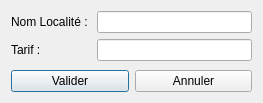
<?xml version="1.0" encoding="UTF-8"?>
<ui version="4.0">
 <class>UIDestination</class>
 <widget class="QDialog" name="UIDestination">
  <property name="geometry">
   <rect>
    <x>0</x>
    <y>0</y>
    <width>263</width>
    <height>103</height>
   </rect>
  </property>
  <property name="windowTitle">
   <string>Destination</string>
  </property>
  <layout class="QVBoxLayout" name="verticalLayout">
   <item>
    <layout class="QFormLayout" name="formLayout">
     <item row="0" column="0">
      <widget class="QLabel" name="nomLocaliteLabel">
       <property name="text">
        <string>Nom Localité : </string>
       </property>
      </widget>
     </item>
     <item row="0" column="1">
      <widget class="QLineEdit" name="nomLocaliteLineEdit"/>
     </item>
     <item row="1" column="0">
      <widget class="QLabel" name="tarifLabel">
       <property name="text">
        <string>Tarif : </string>
       </property>
      </widget>
     </item>
     <item row="1" column="1">
      <widget class="QLineEdit" name="tarifLineEdit"/>
     </item>
    </layout>
   </item>
   <item>
    <spacer name="verticalSpacer">
     <property name="orientation">
      <enum>Qt::Vertical</enum>
     </property>
     <property name="sizeHint" stdset="0">
      <size>
       <width>20</width>
       <height>0</height>
      </size>
     </property>
    </spacer>
   </item>
   <item>
    <layout class="QHBoxLayout" name="horizontalLayout">
     <item>
      <widget class="QPushButton" name="validerButton">
       <property name="text">
        <string>Valider</string>
       </property>
      </widget>
     </item>
     <item>
      <widget class="QPushButton" name="annulerButton">
       <property name="text">
        <string>Annuler</string>
       </property>
      </widget>
     </item>
    </layout>
   </item>
  </layout>
 </widget>
 <resources/>
 <connections/>
</ui>
